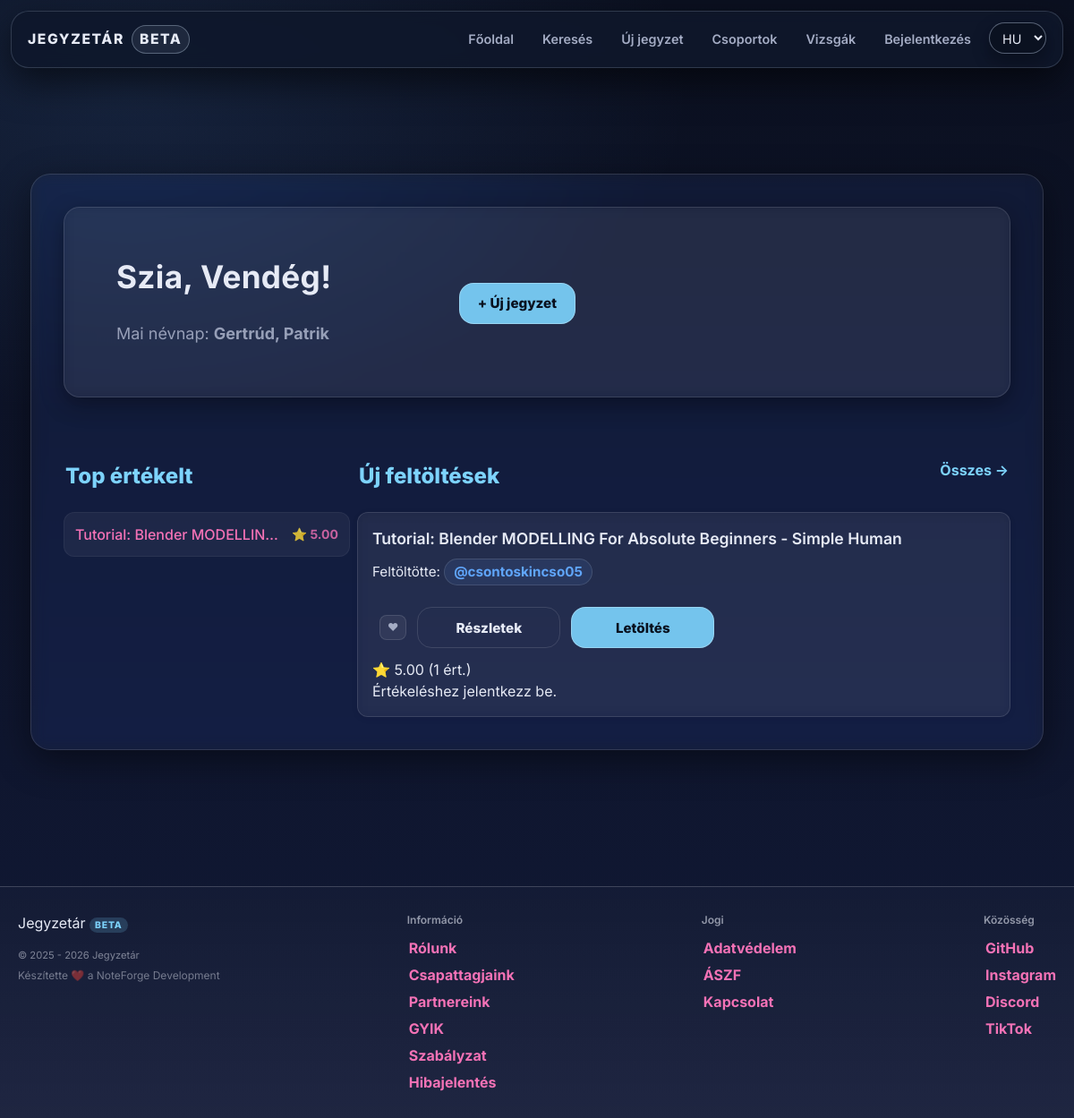
The page / on the database its author committed.
### tables this page shows
CREATE TABLE `namedays` (
  `id` int(11) NOT NULL,
  `datum` varchar(5) DEFAULT NULL,
  `nevek` varchar(255) DEFAULT NULL
);

CREATE TABLE `files` (
  `id` int(11) NOT NULL,
  `uploaded_by` int(11) DEFAULT NULL,
  `name` varchar(255) NOT NULL,
  `file_name` varchar(255) DEFAULT NULL,
  `description` text DEFAULT NULL,
  `file_path` varchar(1024) DEFAULT NULL,
  `subject` varchar(100) NOT NULL,
  `tags` varchar(255) NOT NULL,
  `tn_name` varchar(255) DEFAULT NULL,
  `file_size` bigint(20) UNSIGNED DEFAULT NULL,
  `download_count` int(11) NOT NULL DEFAULT 0,
  `content_text` longtext DEFAULT NULL,
  `edu_stage` enum('hs','uni') DEFAULT NULL,
  `edu_level` tinyint(4) DEFAULT NULL,
  `external_url` varchar(255) NOT NULL,
  `content_type` enum('file','note') NOT NULL DEFAULT 'file',
  `note_markdown` mediumtext DEFAULT NULL,
  `note_excerpt` varchar(255) DEFAULT NULL
);

CREATE TABLE `users` (
  `id` int(11) NOT NULL,
  `lastname` varchar(100) DEFAULT NULL,
  `firstname` varchar(100) DEFAULT NULL,
  `username` varchar(50) NOT NULL,
  `birthdate` date DEFAULT NULL,
  `gender` varchar(10) DEFAULT NULL,
  `email` varchar(50) NOT NULL,
  `profile_picture` varchar(255) DEFAULT NULL,
  `password` varchar(255) NOT NULL,
  `security_question` varchar(255) NOT NULL,
  `security_answer` varchar(255) NOT NULL,
  `admin` tinyint(1) NOT NULL,
  `teacher` tinyint(1) DEFAULT NULL,
  `registration_date` datetime DEFAULT NULL,
  `language` varchar(5) NOT NULL DEFAULT 'hu',
  `oauth_provider` varchar(20) DEFAULT NULL,
  `oauth_sub` varchar(191) DEFAULT NULL,
  `email_verified` tinyint(1) NOT NULL DEFAULT 0,
  `bio` text DEFAULT NULL,
  `profile_theme` varchar(32) NOT NULL DEFAULT 'default',
  `twofa_enabled` tinyint(1) NOT NULL DEFAULT 0,
  `used_reg_code` varchar(64) DEFAULT NULL,
  `used_reg_code_at` datetime DEFAULT NULL,
  `show_fullname` tinyint(1) NOT NULL DEFAULT 1,
  `show_email` tinyint(1) NOT NULL DEFAULT 0,
  `show_birthdate` tinyint(1) NOT NULL DEFAULT 0
);

### assets/php/lang.php (called while the page is built, shortened)
<?php
    $supported_langs = ['hu', 'en', 'de'];
    if (isset($_GET['lang']) && in_array($_GET['lang'], $supported_langs, true)) {
        $lang = $_GET['lang'];
        $_SESSION['lang'] = $lang;
        if (!headers_sent()) {
            setcookie('lang', $lang, time() + 60*60*24*30, '/');
        }
    } else {
        if (isset($_SESSION['lang']) && in_array($_SESSION['lang'], $supported_langs, true)) {
            $lang = $_SESSION['lang'];
        } elseif (isset($_COOKIE['lang']) && in_array($_COOKIE['lang'], $supported_langs, true)) {
            $lang = $_COOKIE['lang'];
        } else {
            $lang = 'hu';
        }
    }
    $translations = [];
    if ($stmt = $conn->prepare("SELECT t_key, text FROM translations WHERE lang_code = ?")) {
        $stmt->bind_param('s', $lang);
        $stmt->execute();
        $result = $stmt->get_result();
        while ($row = $result->fetch_assoc()) {
            $translations[$row['t_key']] = $row['text'];
        }
    }
    if (!function_exists('t')) {
        function t(string $key): string
        {
            global $translations;
            return $translations[$key] ?? $key;
        }
    }

### assets/php/functions.php (called while the page is built, shortened)
<?php
    if (!function_exists('db_stmt')) {
        function db_stmt(mysqli $conn, string $sql, string $types = '', array $params = []): mysqli_stmt {
            $stmt = $conn->prepare($sql);
            if ($types !== '' && $params) {
                if (!$stmt->bind_param($types, ...$params)) {
                    db_log_error($conn, 'Paraméterek bind-elése sikertelen', $sql, $params);
                    throw new RuntimeException('Paraméterek bind-elése sikertelen: ' . $stmt->error);
                }
            }
            if (!$stmt->execute()) {
                db_log_error($conn, 'Végrehajtási hiba (execute)', $sql, $params);
                throw new RuntimeException('Végrehajtási hiba (execute): ' . $stmt->error);
            }
            return $stmt;
        }
    }
    if (!function_exists('db_query')) {
        function db_query(mysqli $conn, string $sql, string $types = '', array $params = []): mysqli_result
        {
            $stmt = db_stmt($conn, $sql, $types, $params);
            $result = $stmt->get_result();
            return $result;
        }
    }

### index.php (the view, shortened to what this page needs)
<?php
    require_once "assets/php/db.php";
    require_once "assets/php/lang.php";
    require_once "assets/php/functions.php";
    $user = null;
    $displayName   = $user['username'] ?? t('guest');
    $today = date("m-d");
    $nd = db_query($conn, "SELECT nevek FROM namedays WHERE datum = ? LIMIT 1", "s", [$today]);
    $nameday = ($nd && $nd->num_rows > 0) ? $nd->fetch_assoc()['nevek'] : t('nameday_none_today');
    $popular_sql = "
        SELECT f.*, IFNULL(AVG(r.rating),0) AS avg_rating, COUNT(r.id) AS rating_count
        FROM files f
        LEFT JOIN ratings r ON f.id = r.file_id
        GROUP BY f.id
        ORDER BY avg_rating DESC, rating_count DESC
        LIMIT 8
    ";
    $popular_result = $conn->query($popular_sql);
    $latest_result = $conn->query("SELECT * FROM files ORDER BY id DESC LIMIT 12");
?>
<!DOCTYPE html>
<html lang="<?= htmlspecialchars($lang ?? 'hu') ?>">
<head>
    <link rel="stylesheet" href="assets/css/styles.css">
    <script src="https://cdn.jsdelivr.net/npm/@tailwindcss/browser@4"></script>
</head>
<body>
    <?php
        include 'assets/php/navbar.php';
    ?>
    <div class="content-wrapper w-full">
        <?php include "assets/php/ads.php"; ?>
        <div class="main w-full max-w-6xl mx-auto px-4 md:px-6 lg:px-8">
            <section class="hero card mb-6 md:mb-8">
                <div class="hero-body p-4 md:p-6 lg:p-10">
                    <div class="hero-text">
                        <h1 class="hero-title text-2xl md:text-3xl lg:text-4xl font-bold mb-2">
                            <?= t('hero_greeting') . " " . htmlspecialchars($displayName) ?>!
                        </h1>
                        <p class="hero-sub text-base md:text-lg opacity-90"><?= t('hero_nameday') ?>: <strong><?= htmlspecialchars($nameday) ?></strong></p>
                    </div>
                    <div class="hero-actions mt-4 md:mt-6 lg:mt-0">
                        <div class="hero-actions">
                            <a class="btn-cta text-base md:text-lg px-6 md:px-8 py-2 md:py-3" href="<?= $isLoggedIn ? 'upload.php' : 'reglog.php' ?>">
                                + <?= t('nav_upload') ?>
                            </a>
                        </div>
                    </div>
                </div>
            </section>
            <div class="home-grid">
            <section class="content-main flex-1 min-w-0">
                    <div class="section-titlebar flex justify-between items-center mb-4">
                        <h3 class="text-xl md:text-2xl"><?= t('home_new_uploads') ?></h3>
                        <a class="link-more" href="search.php?sort=new"><?= t('home_all_arrow') ?></a>
                    </div>
                    <?php if ($latest_result && $latest_result->num_rows > 0): ?>
                        <div class="content-grid grid grid-cols-1 md:grid-cols-2 gap-4 md:gap-6">
                            <?php while ($file = $latest_result->fetch_assoc()):
                                    $file_id = (int)$file['id'];
									$contentType = $file['content_type'] ?? 'file';
									$externalUrl = trim((string)($file['external_url'] ?? ''));
                                    $uploaderRes = db_query($conn, "SELECT username FROM users WHERE id = ? LIMIT 1", "i", [(int)$file['uploaded_by']]);
                                    $uploader = ($uploaderRes && $uploaderRes->num_rows) ? $uploaderRes->fetch_assoc() : ['username' => 'ismeretlen'];
                                    $avgRes = db_query($conn, "SELECT AVG(rating) AS avg, COUNT(*) AS c FROM ratings WHERE file_id = ?", "i", [$file_id]);
                                    $avg = "0.00";
                                    $cnt = 0;
                                    if ($avgRes && $avgRes->num_rows) {
                                        $d = $avgRes->fetch_assoc();
                                        $avg = number_format((float)($d['avg'] ?? 0), 2);
                                        $cnt = (int)($d['c'] ?? 0);
                                    }
                                    $userRating = 0;
                                $is_favorite = false;
                            ?>
                                <article class="card note-card" id="file-<?= (int)$file_id ?>">
                                    <header class="note-header">
                                        <div class="card-title-group">
                                            <h4 class="entry-title"><?= htmlspecialchars($file['name'] ?? '') ?></h4>
                                            <p class="uploader-info">
                                                Feltöltötte:
                                                <a class="uploader-name" href="profile.php?user=<?= urlencode($uploader['username'] ?? '') ?>">
                                                    @<?= htmlspecialchars($uploader['username'] ?? 'ismeretlen') ?>
                                                </a>
                                            </p>
                                        </div>
                                    </header>
                                    <div class="card-actions">
                                        <div class="card-actions">
                                            <?php if ($isLoggedIn && $currentUserId): ?>
                                            <form method="POST" style="margin:0;">
                                                <input type="hidden" name="favorite-btn" value="1">
                                                <input type="hidden" name="favorite_file_id" value="<?= (int)$file_id ?>">
                                                <button type="submit"
                                                        class="favorite-btn <?= $is_favorite ? 'favorited' : '' ?>"
                                                        title="<?= $is_favorite ? 'Kedvencekből törlés' : 'Kedvencekhez' ?>">
                                                    ❤
                                                </button>
                                            </form>
                                            <?php else: ?>
                                                <a class="favorite-btn" href="reglog.php" title="Jelentkezz be a kedvencekhez">
                                                    ❤
                                                </a>
                                            <?php endif; ?>
                                            <a href="note.php?id=<?= (int)$file_id ?>" class="btn-sm btn-ghost">
                                                Részletek
                                            </a>
											<?php if ($contentType === 'link' && !empty($externalUrl)): ?>
											<a href="<?= htmlspecialchars($externalUrl) ?>" target="_blank" class="btn-sm btn-cta">
												Megnyitás
											</a>
											<?php else: ?>
											<a href="assets/php/download.php?id=<?= (int)$file_id ?>" class="btn-sm btn-cta">
												Letöltés
											</a>
											<?php endif; ?>
                                        </div>
                                    </div>
                                    <div class="card-footer-meta">
                                        <div class="rating-display">
                                            ⭐ <span class="rating-value"><?= htmlspecialchars($avg) ?></span>
                                            <span class="rating-count">(<?= (int)$cnt ?> ért.)</span>
                                        </div>
                                        <?php if ($isLoggedIn && $currentUserId): ?>
                                            <form class="rating-form" method="POST" action="index.php">
                                                <input type="hidden" name="rate-btn" value="1">
                                                <input type="hidden" name="rate_file_id" value="<?= (int)$file_id ?>">
                                                <div class="star-rating" aria-label="Értékelés">
                                                    <?php for ($i = 5; $i >= 1; $i--): ?>
                                                        <input
                                                                type="radio"
                                                                id="rate-<?= (int)$file_id ?>-<?= $i ?>"
                                                                name="rating"
                                                                value="<?= $i ?>"
                                                                <?= ((int)$userRating === $i) ? 'checked' : '' ?>
                                                                onchange="this.form.submit()"
                                                        >
                                                        <label for="rate-<?= (int)$file_id ?>-<?= $i ?>" title="<?= $i ?> csillag">★</label>
                                                    <?php endfor; ?>
                                                </div>
                                                <?php if ((int)$userRating > 0): ?>
                                                    <span class="rating-count">Te: <?= (int)$userRating ?>/5</span>
                                                <?php endif; ?>
                                            </form>
                                        <?php else: ?>
                                            <span class="rating-count">Értékeléshez jelentkezz be.</span>
                                        <?php endif; ?>
                                    </div>
                                </article>
                            <?php endwhile; ?>
                        </div>
                    <?php endif; ?>
                </section>
                <aside class="content-aside w-full lg:w-80 min-w-0">
                    <div class="section-titlebar mb-4">
                        <h3 class="text-xl md:text-2xl"><?= t('sidebar_top_rated') ?></h3>
                    </div>
                    <?php if ($popular_result && $popular_result->num_rows > 0): ?>
                        <div class="list-compact flex flex-col gap-3">
                            <?php while ($file = $popular_result->fetch_assoc()): ?>
                                <a href="note.php?id=<?= $file['id'] ?>" class="popular-item-link block p-3 rounded-xl bg-white/5 hover:bg-white/10 transition-colors border border-white/5 min-w-0">
                                    <div class="flex justify-between items-center gap-2 min-w-0">
                                        <span class="font-medium truncate text-sm md:text-base"><?= htmlspecialchars($file['name'] ?? '') ?></span>
                                        <span class="text-xs md:text-sm whitespace-nowrap opacity-80">⭐ <?= number_format((float)$file['avg_rating'], 2) ?></span>
                                    </div>
                                </a>
                            <?php endwhile; ?>
                        </div>
                    <?php endif; ?>
                </aside>
            </div>
        </div>
    </div>
    <?php include 'assets/php/footer.php'; ?>
    </body>
</html>

### rows shown on the page
namedays: nevek "Gertrúd, Patrik"
files: name "Tutorial: Blender MODELLING For Absolute Beginners - Simple Human", uploaded_by.username "csontoskincso05", avg "5.00", cnt "1", name "Tutorial: Blender MODELLIN…", avg_rating "5.00"

### other values the page prints
t('nav_home') "Főoldal"
t('nav_search') "Keresés"
t('nav_upload') "Új jegyzet"
t('nav_groups') "Csoportok"
t('nav_exams') "Vizsgák"
t('nav_login') "Bejelentkezés"
t('hero_greeting') "Szia,"
$displayName "Vendég"
t('hero_nameday') "Mai névnap"
t('home_new_uploads') "Új feltöltések"
t('home_all_arrow') "Összes →"
t('sidebar_top_rated') "Top értékelt"
t('footer_built_with') "Készítette ❤️ a NoteForge Development"
t('footer_group_info') "Információ"
t('footer_link_about') "Rólunk"
